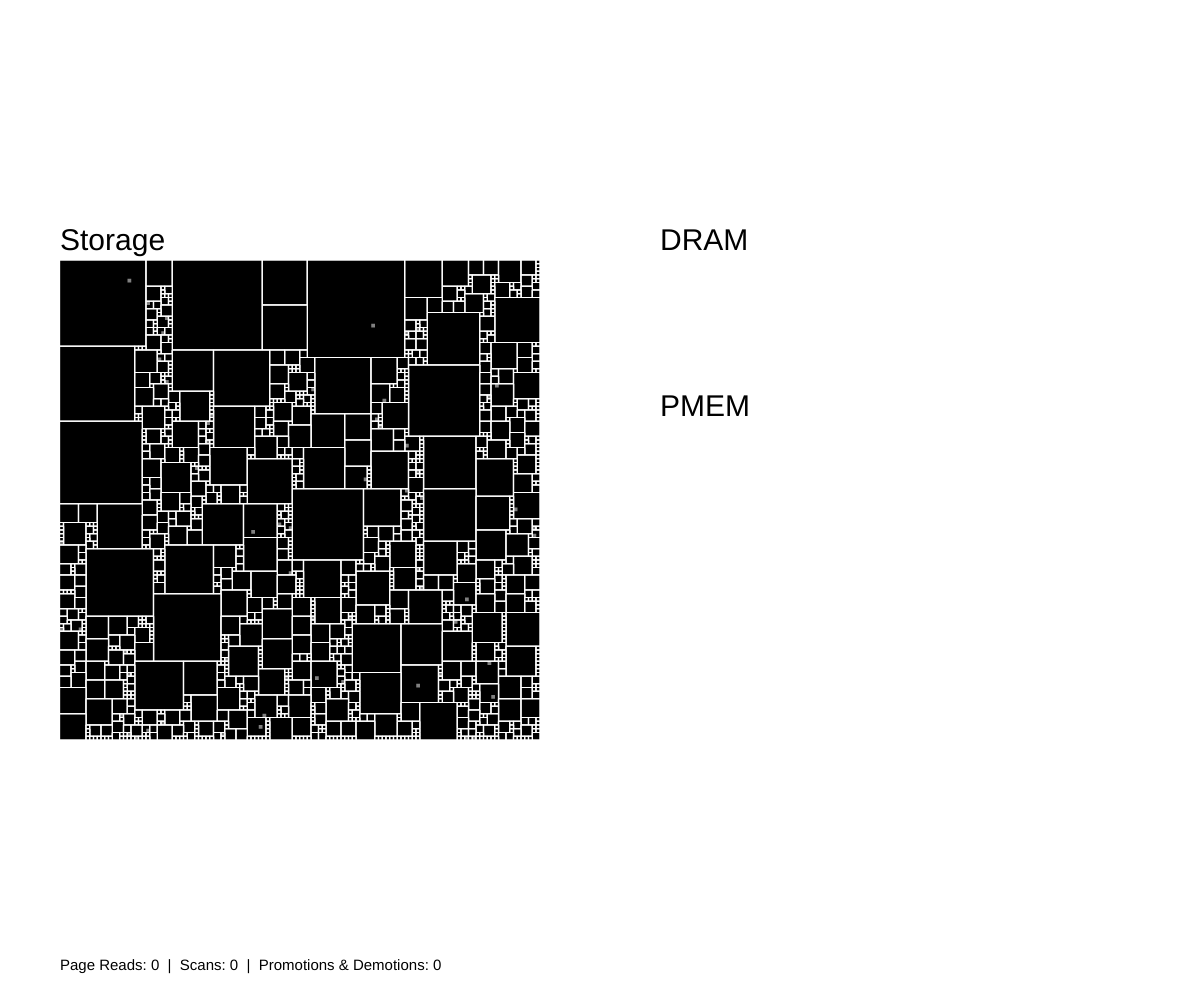
Frame 1 (no input)
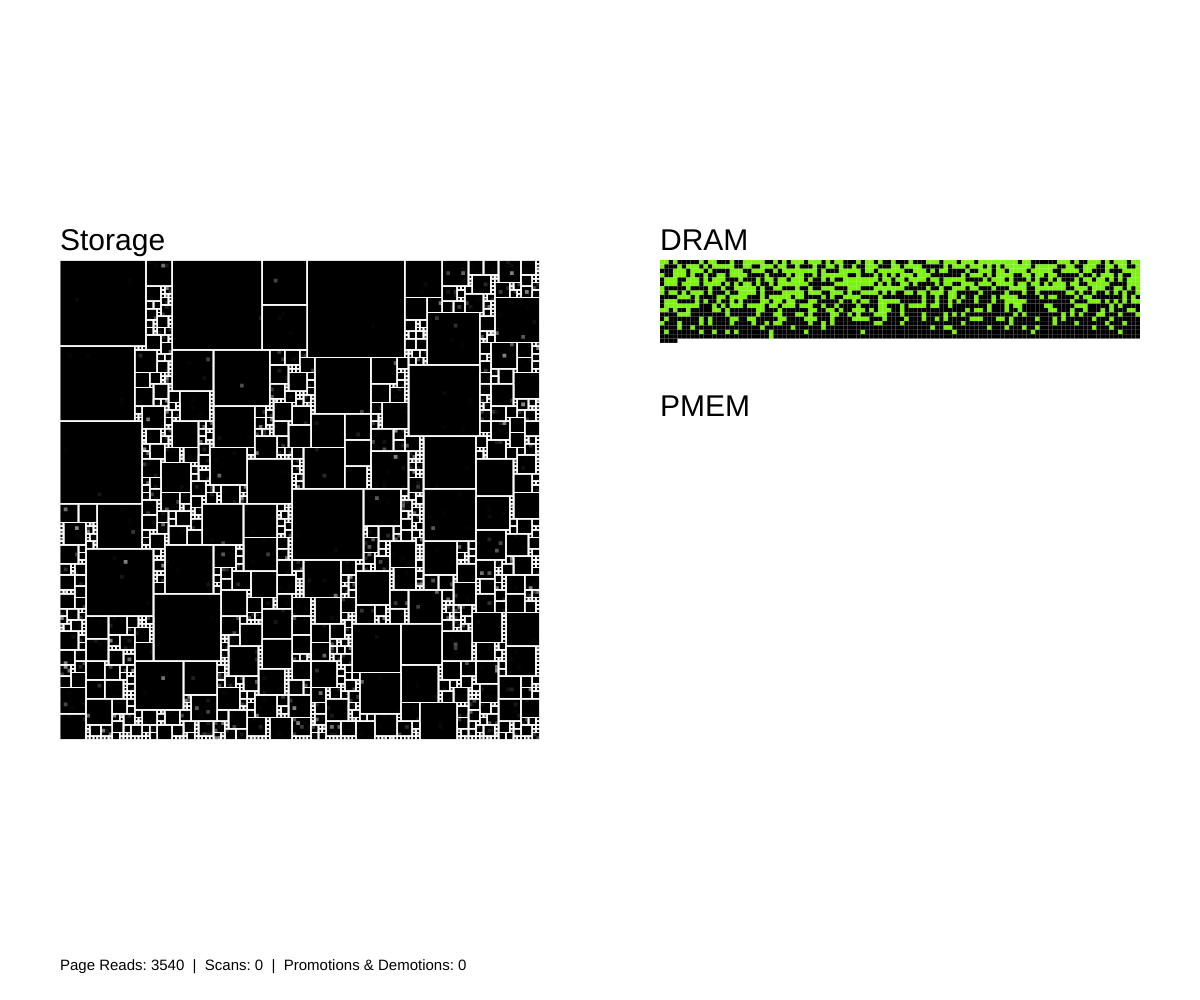
Frame 60 (no input)
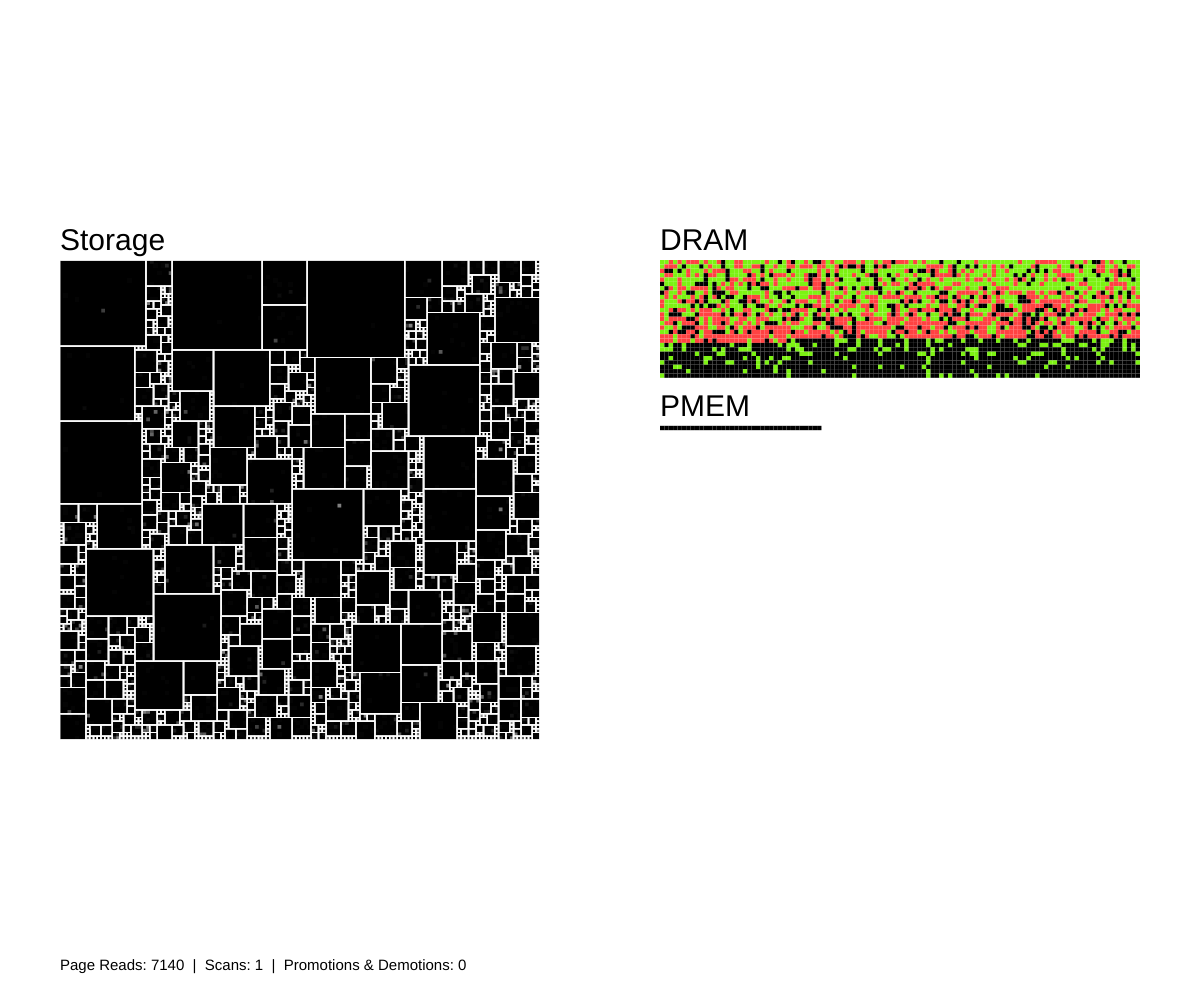
Frame 120 (the mouse pressed at the canvas centre since frame 60)

The p5.js sketch that drew these frames (run headless with seeded random() and noise() and a simulated clock; from frame 60 on, the mouse is pressed at the canvas centre):

// p5.js sketch
// ── sketch.js
//width & height of storage, width of memory ... px
let DIMENSION;

//starting locations of each element ... px
let X_OFFSET_STORE;
let X_OFFSET_MEM;

let Y_OFFSET_STORE;
let Y_OFFSET_DRAM;
let Y_OFFSET_PMEM;

//rows in each type of memory ... int
let HEIGHT_DRAM;
let HEIGHT_PMEM;

//number of units per DIMENSION ... int
let DENSITY_STORE;
let DENSITY_MEM;

//size of each unit ( DIMENSION / DENSITY ) ... px
let UNIT_STORE;
let UNIT_MEM;

//representations of files in storage
let fileStructure; //2d array used to draw storage ... [int][int]
let fileList; //array of files ... [SimFile]

let dram;
let lru;
let pmem;

//2d array, purely for graphics
//6x2n, all floats
//(x1i | -1), y1i, x1f, y1f, d1x, d1y
//(x2i | -1), y2i, x2f, y2f, d2x, d2y
let swap;

//STATISTICS
let pageReads = 0;
let promDem = 0;
let scans = 0;

function create2DArray(rows) {
	let arr = [];
	for (let i = 0; i < rows; i++) arr[i] = [];
	return arr;
}

function xpos_store(x) {
	return x * UNIT_STORE + X_OFFSET_STORE;
}

function ypos_store(y) {
	return y * UNIT_STORE + Y_OFFSET_STORE;
}

function xpos_mem(x) {
	return x * UNIT_MEM + X_OFFSET_MEM;
}
function ypos_dram(y) {
	return y * UNIT_MEM + Y_OFFSET_DRAM;
}
function ypos_pmem(y) {
	return y * UNIT_MEM + Y_OFFSET_PMEM;
}

function span_store(s) {
	return s * UNIT_STORE;
}

function span_mem(s) {
	return s * UNIT_MEM;
}

function initialize_system_configuration() {

}

function setConstants() {
	DIMENSION = 0.4 * float(width);
	X_OFFSET_STORE = DIMENSION / 8;
	Y_OFFSET_STORE = (float(height) - DIMENSION) / 2;

	DENSITY_STORE = int(pow(2, 7));
	UNIT_STORE = DIMENSION / float(DENSITY_STORE);

	HEIGHT_DRAM = 27;
	HEIGHT_PMEM = 72;

	DENSITY_MEM = int(110);
	UNIT_MEM = DIMENSION / float(DENSITY_MEM);

	X_OFFSET_MEM = 11 * X_OFFSET_STORE;
	Y_OFFSET_DRAM = Y_OFFSET_STORE;
	Y_OFFSET_PMEM = Y_OFFSET_DRAM + DIMENSION - HEIGHT_PMEM*UNIT_MEM;
}

function setup() {
	createCanvas(windowWidth, windowHeight)
	setConstants();

	fileStructure = createFileStructure();
	fileList = fileAnalysis(fileStructure);

	DRAM = create2DArray(HEIGHT_DRAM * DENSITY_MEM);
	PMEM = create2DArray(HEIGHT_PMEM * DENSITY_MEM);

	swap = create2DArray(HEIGHT_DRAM * DENSITY_MEM);
	for(let i = 0; i < HEIGHT_DRAM * DENSITY_MEM; i++) {
		swap[i][0] = -1;
	}

	background(255);

	stroke(255);
	fill(0);
	drawFileStructure();

	textSize(30);
	text("Storage", X_OFFSET_STORE, Y_OFFSET_STORE - 10);

	lru = new HeatQueue();
	dram = new Memory(HEIGHT_DRAM, DENSITY_MEM);
	pmem = new Memory(HEIGHT_PMEM, DENSITY_MEM);
}

let interval = 60;
let time = 0;

function draw() {
	fill(0, 0, 0, 30);
	stroke(255);
	drawFileStructure();
	
	if(time == interval) {
		scanMem();
		time = 0;
	}

	fill(255);
	noStroke();
	rect(width / 2, 0, width / 2, height);
	rect(0, Y_OFFSET_STORE + DENSITY_STORE*UNIT_STORE, width / 2, Y_OFFSET_STORE);

	textSize(30);
	fill(0);
	text("DRAM", X_OFFSET_MEM, Y_OFFSET_DRAM - 10);
	text("PMEM", X_OFFSET_MEM, Y_OFFSET_PMEM - 10);
	textSize(15);
	text("Page Reads: " + pageReads + "\t|\tScans: " + scans + "\t|\tPromotions & Demotions: " + 2*promDem,
		 X_OFFSET_STORE, height - 30);

	noStroke();
	for(let i = 0; i < dram.size; i++) {
		let currentTemp = dram.pages[i].temperature;
		if(currentTemp > 0) fill(124, 242, 18);
		else if(currentTemp < 0) fill(255, 66, 66);
		else fill(0);
		rect(xpos_mem(i % DENSITY_MEM), ypos_dram(int(i / DENSITY_MEM)), span_mem(1), span_mem(1));
	}
	for(let i = 0; i < pmem.size; i++) {
		let currentTemp = pmem.pages[i].temperature;
		if(currentTemp > 0) fill(124, 242, 18);
		else if(currentTemp < 0) fill(255, 66, 66);
		else fill(0);
		rect(xpos_mem(i % DENSITY_MEM), ypos_pmem(int(i / DENSITY_MEM)), span_mem(1), span_mem(1));
	}

	fill(0,0,0, 100);
	for(let i = 0; i < dram.size; i++) {
		if(swap[i][0] != -1) {
			if(abs(swap[i][0] - swap[i][2]) < 0.001) {
				swap[i][0] = -1;
				continue;
			} 
			rect(swap[i][0] += swap[i][4], swap[i][1] += swap[i][5], span_mem(1), span_mem(1));
		}
	}
	
	requestPages();

	time++;
}

function scanMem() {
	scans++;
	for(let i = 0; i < dram.size; i++) {
		if(dram.pages[i].temperature > 1) dram.pages[i].temperature = 1;
		else if(dram.pages[i].temperature > -1) dram.pages[i].temperature--;
	}
	for(let i = 0; i < pmem.size; i++) {
		if(pmem.pages[i].temperature > 1) {
			promDem++;
			let j = lru.deqenq();
			for(let k = 0; k < dram.size - 1; k++) {
				if(swap[k][0] == -1) {
					swap[k][0] = (i % DENSITY_MEM) * UNIT_MEM + X_OFFSET_MEM;
					swap[k][1] = int(i / DENSITY_MEM) * UNIT_MEM + Y_OFFSET_PMEM;
					swap[k][2] = (j % DENSITY_MEM) * UNIT_MEM + X_OFFSET_MEM;
					swap[k][3] = int(j / DENSITY_MEM) * UNIT_MEM + Y_OFFSET_DRAM;
					swap[k][4] = (swap[k][2] - swap[k][0]) / interval;
					swap[k][5] = (swap[k][3] - swap[k][1]) / interval;

					swap[k+1][0] = (j % DENSITY_MEM) * UNIT_MEM + X_OFFSET_MEM;
					swap[k+1][1] = int(j / DENSITY_MEM) * UNIT_MEM + Y_OFFSET_DRAM;
					swap[k+1][2] = (i % DENSITY_MEM) * UNIT_MEM + X_OFFSET_MEM;
					swap[k+1][3] = int(i / DENSITY_MEM) * UNIT_MEM + Y_OFFSET_PMEM;
					swap[k+1][4] = (swap[k+1][2] - swap[k+1][0]) / interval;
					swap[k+1][5] = (swap[k+1][3] - swap[k+1][1]) / interval;

					break;
				}
			}
			promotePage(i, j);
		}
		else if(pmem.pages[i].temperature > -1) pmem.pages[i].temperature--;
	}
}

function promotePage(promote, demote) {
	let temp = pmem.pages[promote];
	pmem.pages[promote] = dram.pages[demote];
	dram.pages[demote] = temp;

	dram.pages[demote].temperature = 0;
	pmem.pages[promote].temperature = 0;
}

function requestPages() {
	for(let i = 0; i < 60; i++) {

		pageReads++;
		let fileIndex = int(random(0, fileList.length)) //0.6
		let pageIndex = int(random(0, pow(fileList[fileIndex].size, 2))); //0.1141
		fill(255, 255, 255, 128);
		noStroke();
		rect(xpos_store(fileList[fileIndex].x + pageIndex % fileList[fileIndex].size),
				ypos_store(fileList[fileIndex].y + int(pageIndex / fileList[fileIndex].size)),
				span_store(1), span_store(1));

		if(fileList[fileIndex].pages[pageIndex].location == -1) {
			if(dram.size < HEIGHT_DRAM * DENSITY_MEM) {
				lru.touch(dram.size);
				fileList[fileIndex].pages[pageIndex].location = dram.size;
				dram.pages[dram.size] = fileList[fileIndex].pages[pageIndex];
				dram.pages[dram.size++].temperature = 0;
			} else if(pmem.size < HEIGHT_PMEM * DENSITY_MEM) {
				fileList[fileIndex].pages[pageIndex].location = dram.size + pmem.size;
				pmem.pages[pmem.size] = fileList[fileIndex].pages[pageIndex];
				pmem.pages[pmem.size++].temperature = 0;
			} else {
				//search pmem for empty page frame
			}
		} else if(fileList[fileIndex].pages[pageIndex].location >= HEIGHT_DRAM * DENSITY_MEM) {
			fileList[fileIndex].pages[pageIndex].temperature++;
		} else {
			lru.touch(fileList[fileIndex].pages[pageIndex].location);
			fileList[fileIndex].pages[pageIndex].temperature++;
		}
	}
}

function drawFileStructure() {
	for (let i = 0; i < DENSITY_STORE; i++) {
		for (let j = 0; j < DENSITY_STORE; j++) {
			if (fileStructure[i][j] === -1) continue;
			rect(xpos_store(j), ypos_store(i), span_store(fileStructure[i][j]), span_store(fileStructure[i][j]));
		}
	}
}

function createFileStructure() {
	//initilalize
	const files = create2DArray(DENSITY_STORE);
	for (let i = 0; i < DENSITY_STORE; i++)
		for (let j = 0; j < DENSITY_STORE; j++)
			files[i][j] = 0;

	//fill array
	for (let i = 0; i < DENSITY_STORE; i++) {
		for (let j = 0; j < DENSITY_STORE; j++) {
			if (files[i][j] === -1) continue;

			//find fitting squares
			let upperBound = DENSITY_STORE / 4 + 1;
			let attempt = 0;
			let found = false;
			while (!found) {
				attempt = int(random(1, min(upperBound, DENSITY_STORE - max(i, j) + 1)));

				let overlap = false;
				for (let k = 0; k < attempt; k++) {
					for (let l = 0; l < attempt; l++) {
						if (files[i + k][j + l] != 0) {
							overlap = true;
							break;
						}
					}
					if (overlap) break;
				}
				if (!overlap) found = true;
				else upperBound = attempt;
			}

			//fill out found square
			for (let k = 0; k < attempt; k++)
				for (let l = 0; l < attempt; l++)
					if (k === 0 && l === 0) files[i][j] = attempt;
					else files[i + k][j + l] = -1;
		}
	}
	return files;
}

function fileAnalysis(fileStructure) {
	const files = [];
	let index = 0;
	for(let i = 0; i < DENSITY_STORE; i++) {
		for(let j = 0; j < DENSITY_STORE; j++) {
			if(fileStructure[i][j] == -1) continue;
			files[index] = new SimFile(j, i, fileStructure[i][j], index++);
		}
	}
	return files;
}

class SimPage {
	constructor(file, x, y, location) {
		this.file = file;
		this.x = x;
		this.y = y;

		this.index = y * file.size + x;

		this.location = location;
		this.temperature = 0;
	}
}

class SimFile {
	constructor(x, y, size, index) {
		this.x = x;
		this.y = y;
		this.size = size;

		this.index = index;
		
		this.pages = [];
		for(let i = 0; i < this.size; i++) {
			for(let j = 0; j < this.size; j++) {
				this.pages[i*this.size + j] = new SimPage(this, j, i, -1);
			}
		}
	}
}

class Memory {
	constructor(rows, columns) {
		this.rows = rows;
		this.columns = columns;

		this.pages = [];
		this.size = 0;
	}
}

class Node {
	constructor(element) {
		this.element = element;
		this.next = null;
		this.previous = null;
	}
}

class HeatQueue {
	constructor() {
		this.head = null;
		this.tail = null;
	}

	touch(element) {
		let node = new Node(element);

		//empty q
		if(this.head === null) {
			this.head = node;
			this.tail = node;
			return;
		}

		//remove element from q
		let traverse = this.head;
		while(traverse !== null) {
			if(traverse.element === element) {
				if(traverse.previous === null) { //first element or only element
					return;
				} else if(traverse.next === null) { //last element of min 2
					//tail management
					this.tail = this.tail.previous;
					this.tail.next = null;
				} else { //middle element of min 3
					traverse.previous.next = traverse.next;
					traverse.next.previous = traverse.previous;
				}
				break;
			}
			traverse = traverse.next;
		}

		//head management
		let current = this.head;
		this.head = node;
		this.head.next = current;
		this.head.next.previous = this.head;
	}

	deqenq() {
		let node = new Node(this.tail.element);

		//tail management
		this.tail = this.tail.previous;
		this.tail.next = null;

		//head management
		let current = this.head;
		this.head = node;
		this.head.next = current;
		this.head.next.previous = this.head;

		return node.element;
	}
}
